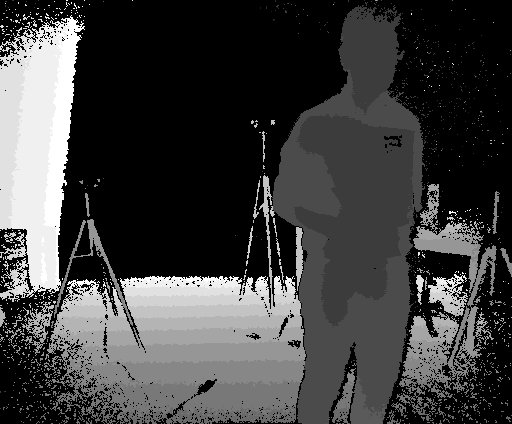
#> input picture 003726334247_0_depth.png, 512 x 424 px; its folder holds only this picture in this run
$ python RegistrationWithMarker_v2.py --files1 003726334247_0_depth.png --files2 003726334247_1_depth.png   (older library calls are emulated)
#> lines starting #> are read from the running program, lines starting #| are printed output that depends on the picture; after the words box and inside, x2 and y2 are one past the last pixel; in counts of white or black regions, pixels touching at a corner belong together
#!/home/hamit/anaconda2/bin/python
import numpy as np
import cv2
from math import sqrt
#import OpenEXR, Imath
#import camParams as cam

criteria = (cv2.TERM_CRITERIA_EPS + cv2.TERM_CRITERIA_MAX_ITER, 30, 0.001)

class camera:
    def __init__(self, camserial):
        if camserial == "021401644747":
            self.cx=2.59602295e+02
            self.cy=2.04101303e+02
            self.fx=3.67825592e+02
            self.fy=3.67825592e+02
        elif camserial == "291296634347":
            self.cx=2.57486603e+02
            self.cy=1.99466003e+02
            self.fx=3.64963013e+02
            self.fy=3.64963013e+02
        elif camserial == "003726334247":
            self.cx=2.54701508e+02
            self.cy=2.01162506e+02
            self.fx=3.64941895e+02
            self.fy=3.64941895e+02
        else:
            print("It's not defined camera serial")

def rigid_transform_3D(A, B):
    assert len(A) == len(B)

    N = A.shape[0];  # total points

    centroid_A = np.mean(A, axis=0)
    centroid_B = np.mean(B, axis=0)

    # centre the points
    AA = A - np.tile(centroid_A, (N, 1))
    BB = B - np.tile(centroid_B, (N, 1))

    # dot is matrix multiplication for array
   # H = BB * transpose(AA)
    H = np.transpose(AA) * BB
    U, S, Vt = np.linalg.svd(H)

    R = Vt.T * U.T
    #R = U * Vt
    # special reflection case
    if np.linalg.det(R) < 0:
        print ("Reflection detected")
        Vt[2, :] *= -1
        R = Vt.T * U.T

    t = -R * centroid_A.T + centroid_B.T


    return R, t


def nothing(x):
    pass

def loadColorDepthImage(colorFile, depthFile):
#> called with colorFile = '003726334247_0_depth.png', depthFile = '003726334247_0_depth_depth.png'
    depth = cv2.imread(depthFile,cv2.IMREAD_ANYDEPTH)
    img = cv2.imread(colorFile)
#> img is the input picture: shape (424, 512, 3); min 0, max 17, mean 4.24
    imgray = cv2.cvtColor(img,cv2.COLOR_BGR2GRAY)
    return img,imgray, depth


def createContour(imgray, grayScale, clockwise=True):

#> called with grayScale = 0, clockwise = True
    res,thresh = cv2.threshold(imgray,grayScale,255,0)
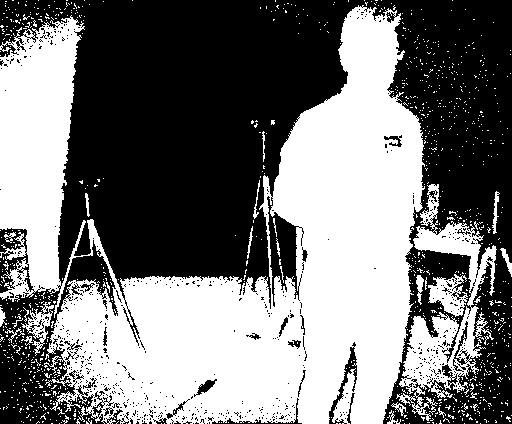
#> thresh: shape (424, 512); 46.9% white; 1072 white regions (1045 under 20 px)
    img0, contours, hierarchy = cv2.findContours(thresh,cv2.RETR_TREE,cv2.CHAIN_APPROX_SIMPLE)
#> contours = 2397 contours, 2329 with area under 20; largest, box (x1, y1, x2, y2) and area: (0, 5, 425, 424) 92088, (396, 184, 497, 421) 7034, (266, 195, 300, 308) 1934, (428, 274, 468, 317) 902, (21, 302, 54, 356) 531
    contours=list(filter(lambda x: cv2.contourArea(x) > 500 and  cv2.contourArea(x)<5000, contours ))
#> contours = 3 contours; box (x1, y1, x2, y2) and area: (266, 195, 300, 308) 1934, (428, 274, 468, 317) 902, (21, 302, 54, 356) 531

    contours0 = []
    for contour in contours:
        #print ("cv2.contourArea(contour)", cv2.contourArea(contour))
        epsilon = 0.01 * cv2.arcLength(contour, True)
        corners = cv2.approxPolyDP(contour, 0.1 * sqrt(cv2.contourArea(contour)), True)
        #    corners1Found = cv2.cornerSubPix(im,corners,(5,5),(-1,-1),criteria)
        hull = cv2.convexHull(corners, clockwise=clockwise)
        if len(corners) == 8 and len(hull) == 6:
            #print ("cv2.contourArea(contour)", cv2.contourArea(contour))
            contoursDist=[]
            if clockwise==True:
                contoursDist= list(map(lambda x:x[0][0]**2 + x[0][1]**2, hull))
            else:
                contoursDist= list(map(lambda x:(x[0][0]-imgray.shape[1])**2 + x[0][1]**2, hull))

            #print ("contourdist ", contoursDist)
            index=contoursDist.index(min(contoursDist))
            #print ("index: {} ".format(index))
            hull=np.roll(hull, -index, axis=0 )
            contours0.append(hull)
#> this loop made 3 passes
#> epsilon on passes 1 to 3: 3.18, 2.8, 4.39
#> after the loop, contours0 = []


    return contours0

def computeCoords(contour, depth, cam):
    tmp_obj=[]

    try:
        for tmp in contour[0]:
            depthVal=depth[int(np.round(tmp[0][1])),int(np.round(tmp[0][0]))]/1000.0
            #print ("deptVal1=", depthVal,int(np.round(tmp[0][1])), int(np.round(tmp[0][0])))
            x= depthVal * (int(np.round(tmp[0][0]))-cam.cx + 0.5 ) / cam.fx
            y= depthVal * (int(np.round(tmp[0][1]))-cam.cy + 0.5 ) / cam.fy
           # print ("Coord1 X, Y, Z ", x, y, depthVal)
            tmp_obj.append([x, y, depthVal] )
        return tmp_obj
    except IndexError:
        print("No contour selected !!!")
        return tmp_obj

if __name__ == '__main__':
    import argparse

    parser = argparse.ArgumentParser(description="registrationMarker")
    parser.add_argument("-f1", "--files1", dest="fileNames1", required=True,
                        help="1st file ", metavar="FILE")
    parser.add_argument("-f2", "--files2", dest="fileNames2",required=True,
                        help="2nd file ", metavar="FILE")
    args = parser.parse_args()

    contoursList=[]
    clockwise=False
    objpoints=[]

    #for arg in vars(args):
    for key, value in sorted(vars(args).items()):
       # print (arg, getattr(args, arg))
       # print ("key value", key, value)
        imgFile=value
        if imgFile is None:
            continue
        depthFile=  imgFile.split('.')[0] + "_depth.png"

#        exrFile = imgFile.split('.')[0] + ".exr"
       # print("file: ",files[0].split('.')[0])
        img, imgray, depth = loadColorDepthImage(imgFile, depthFile)

       # img, imgray, depth = loadColorDepthImage("/home/hamit/pcl-sw/libfreenect2pclgrabber/build/0.png","/home/hamit/pcl-sw/libfreenect2pclgrabber/build/depth_0.exr")

        #cv2.cvtColor(input, input_bgra, CV_BGR2BGRA);

        windowName="TrackbarGrayScale"
        cv2.namedWindow(windowName, cv2.WINDOW_NORMAL)
        cv2.resizeWindow(windowName, 900,900)

        mask = np.zeros(img.shape, np.uint8)
       # mask = np.ones(img.shape[:2], dtype="uint8") * 255
        cv2.createTrackbar( 'GrayScale', windowName, 0, 255, nothing)


        contours_found=True

        clockwise= not clockwise

        while(1):

            imgcp=img.copy()

            grayScale = cv2.getTrackbarPos('GrayScale',windowName)

            contours = createContour(imgray, grayScale, clockwise )
#> contours = []


            if len(contours) > 0:
                cv2.drawContours(imgcp, contours, -1, (0, 255, 0), 1)
                contours_found=True
                for contour in contours[0]:
                   # print ("contour:", contour[0])
                    cv2.circle(imgcp, tuple(contour[0]), 1, (0, 0, 255) ,  -1);
                cv2.imshow("TrackbarGrayScale", imgcp)
            elif len(contours) == 0 and contours_found :
                cv2.drawContours(mask, contours,-1, (255,255,255,255), 1)
#> mask: shape (424, 512, 3); every value is 0

               # img = cv2.bitwise_and(img, img, mask=mask)
                removed = cv2.add(imgcp, mask)
                cv2.imshow("TrackbarGrayScale", removed)

            else:
                cv2.imshow("TrackbarGrayScale", imgcp)


            imgcp=[]


            if cv2.waitKey(1) == ord('q') :

#> (key q is pressed here)
                tmpcamStr=imgFile.split('.')[0].split('/')[-1].split('_')[0]
                #print ("tmpcamstr", tmpcamStr)

                cont=computeCoords(contours,depth, camera(tmpcamStr))
#| No contour selected !!!
#> cont = []

                if len(contours) < 1:
                      continue
                objpoints.append(cont)
                contoursList.append([contours,  imgFile.split('.')[0].split('/')[-1]])

                break

        cv2.destroyAllWindows()

    print ("ContoursList \n", contoursList)

    A=np.asmatrix(objpoints[1])
    B=np.asmatrix(objpoints[0])

    ret_R, ret_t = rigid_transform_3D(A, B)

    # [9 lines of commented-out code are left out]


    print ("Rotation")
    print (ret_R)
    print ("")

    print ("Translation")
    print (ret_t)

    trans= np.vstack([np.hstack((ret_R,ret_t)),[0,0,0,1]])
    transOutputFile=""
    for increment,arg in enumerate(sorted(vars(args))):
        a=getattr(args, arg)
        a=a.split('.')[0].split('/')[-1]
        transOutputFile+=a
        if increment  < len(vars(args))-1:
            transOutputFile+="_to_"

        #print ("fileName: ",transOutputFile)

    np.savetxt(transOutputFile+'.out', trans , delimiter=' ',fmt='%1.8f')

$ run again, on 021401644747_0_depth.png
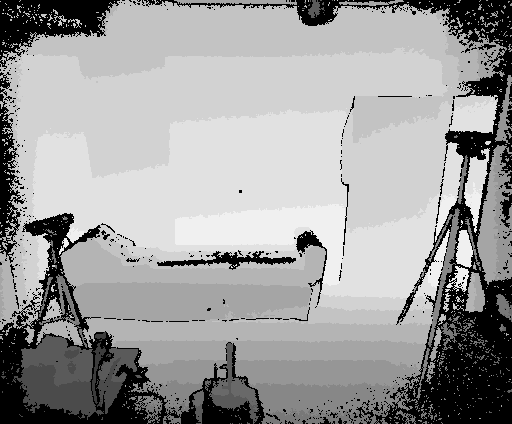
#> input picture 021401644747_0_depth.png, 512 x 424 px
#> in loadColorDepthImage, img is the input picture: shape (424, 512, 3); min 0, max 17, mean 10.49
#> in createContour, `res,thresh = cv2.threshold(imgray,grayScale,255,0)`:
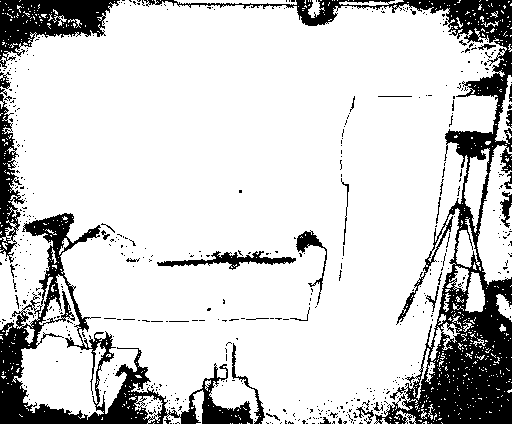
#> thresh: shape (424, 512); 81.9% white; 539 black regions (505 under 20 px)
#> in createContour, `img0, contours, hierarchy = cv2.findContours(thresh,cv2.RETR_TREE,cv2...`: contours = 1639 contours, 1551 with area under 20; largest, box (x1, y1, x2, y2) and area: (0, 0, 507, 424) 169076, (477, 145, 512, 285) 2940, (156, 250, 297, 271) 1056, (464, 148, 490, 233) 935, (396, 215, 454, 325) 576
#> in createContour, `contours=list(filter(lambda x: cv2.contourArea(x) > 500 and  cv2.conto..`: contours = 6 contours; box (x1, y1, x2, y2) and area: (477, 145, 512, 285) 2940, (156, 250, 297, 271) 1056, (464, 148, 490, 233) 935, (396, 215, 454, 325) 576, (295, 230, 328, 293) 516, (465, 272, 485, 313) 508
#> the loop in createContour, `for contour in contours: #print ("cv2.contourArea(contour)", cv2.conto..` made 6 passes
#> epsilon on passes 1 to 6: 1.17, 2.38, 5.54, 4.4, 2.28, 3.69
#> after the loop in createContour, `for contour in contours:`: contours0 = []
#> mask: shape (424, 512, 3); every value is 0
#| No contour selected !!!

$ run again, on 021401644747_1_depth.png
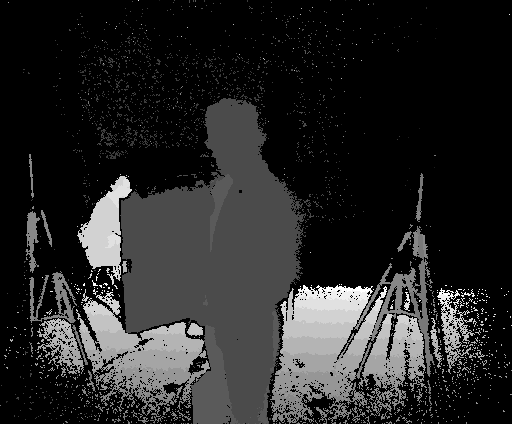
#> input picture 021401644747_1_depth.png, 512 x 424 px
#> in loadColorDepthImage, img is the input picture: shape (424, 512, 3); min 0, max 17, mean 2.59
#> in createContour, `res,thresh = cv2.threshold(imgray,grayScale,255,0)`:
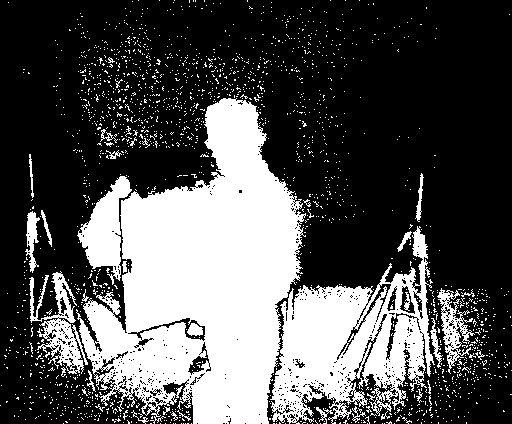
#> thresh: shape (424, 512); 32.3% white; 1919 white regions (1879 under 20 px)
#> in createContour, `img0, contours, hierarchy = cv2.findContours(thresh,cv2.RETR_TREE,cv2...`: contours = 2959 contours, 2897 with area under 20; largest, box (x1, y1, x2, y2) and area: (76, 98, 306, 424) 43290, (270, 226, 435, 424) 16690, (77, 176, 132, 285) 2555, (29, 271, 88, 374) 2018, (437, 288, 475, 374) 1048
#> in createContour, `contours=list(filter(lambda x: cv2.contourArea(x) > 500 and  cv2.conto..`: contours = 4 contours; box (x1, y1, x2, y2) and area: (77, 176, 132, 285) 2555, (29, 271, 88, 374) 2018, (437, 288, 475, 374) 1048, (127, 317, 206, 342) 566
#> the loop in createContour, `for contour in contours: #print ("cv2.contourArea(contour)", cv2.conto..` made 4 passes
#> epsilon on passes 1 to 4: 6, 10, 3.79, 2.34
#> after the loop in createContour, `for contour in contours:`: contours0 = []
#> mask: shape (424, 512, 3); every value is 0
#| No contour selected !!!

$ run again, on 097663440347_0_depth.png
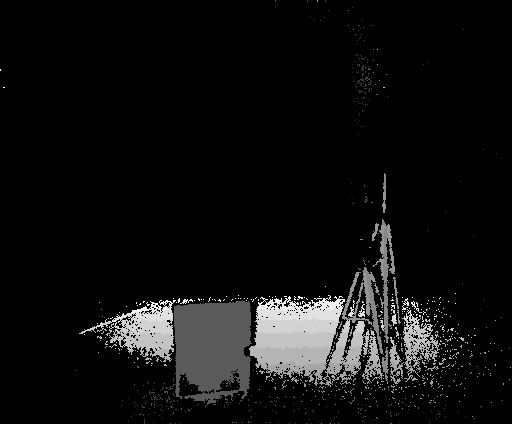
#> input picture 097663440347_0_depth.png, 512 x 424 px
#> in loadColorDepthImage, img is the input picture: shape (424, 512, 3); min 0, max 17, mean 1.02
#> in createContour, `res,thresh = cv2.threshold(imgray,grayScale,255,0)`:
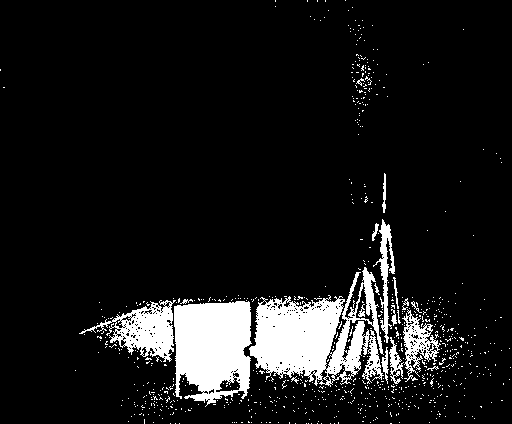
#> thresh: shape (424, 512); 9.9% white; 787 white regions (767 under 20 px)
#> in createContour, `img0, contours, hierarchy = cv2.findContours(thresh,cv2.RETR_TREE,cv2...`: contours = 1228 contours, 1197 with area under 20; largest, box (x1, y1, x2, y2) and area: (249, 267, 384, 387) 8402, (174, 301, 252, 407) 6494, (79, 300, 176, 362) 2476, (402, 309, 441, 382) 1091, (373, 219, 395, 343) 614
#> in createContour, `contours=list(filter(lambda x: cv2.contourArea(x) > 500 and  cv2.conto..`: contours = 3 contours; box (x1, y1, x2, y2) and area: (79, 300, 176, 362) 2476, (402, 309, 441, 382) 1091, (373, 219, 395, 343) 614
#> the loop in createContour, `for contour in contours: #print ("cv2.contourArea(contour)", cv2.conto..` made 3 passes
#> epsilon on passes 1 to 3: 4.83, 5.9, 4.53
#> after the loop in createContour, `for contour in contours:`: contours0 = []
#> mask: shape (424, 512, 3); every value is 0
#| No contour selected !!!
